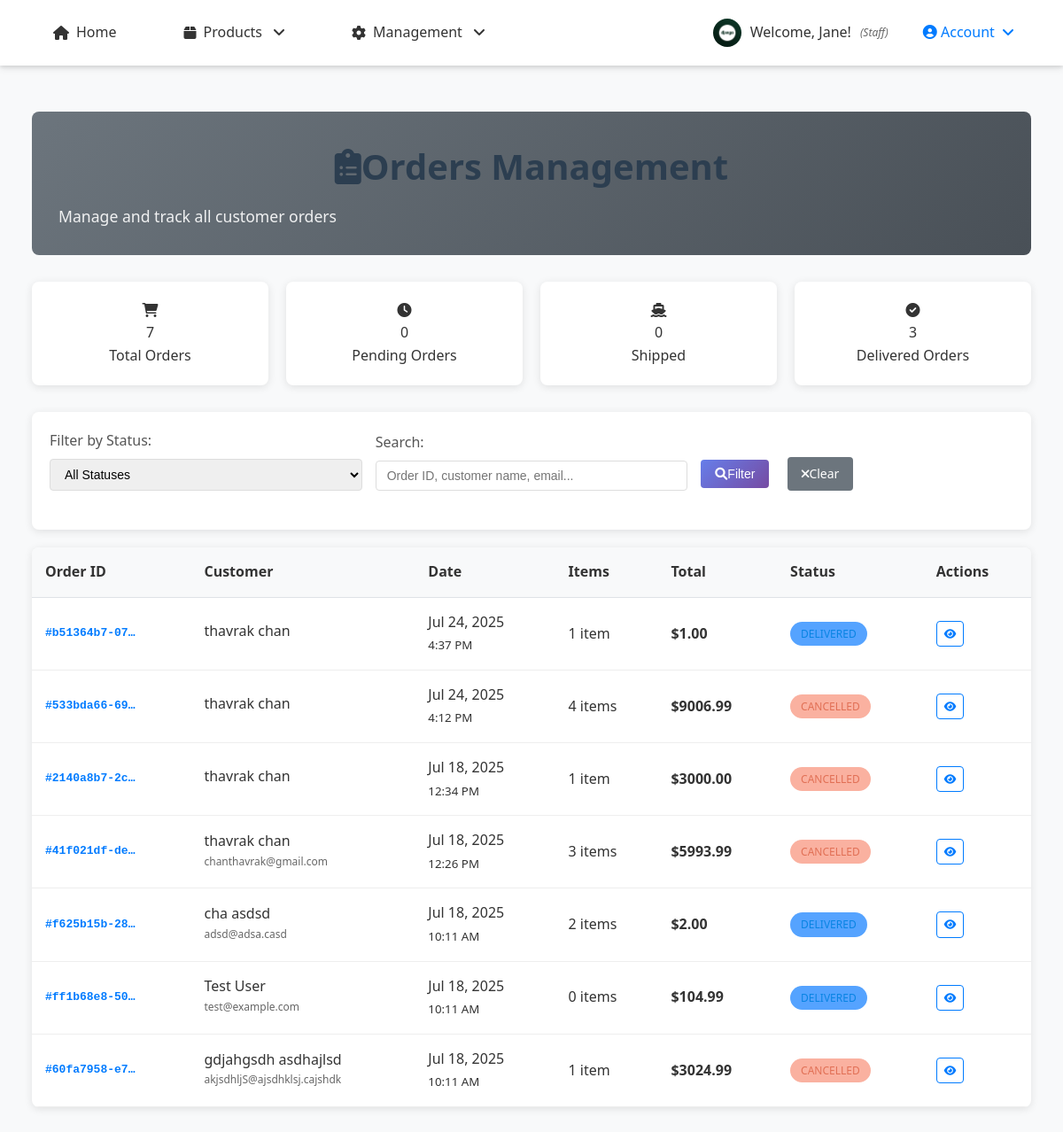
Page /orders/admin/ (signed in) on the committed database.
### accounts/models.py (models this page shows, shortened)
class UserProfile(models.Model):
    ROLE_CHOICES = [
        ('customer', 'Customer'),
        ('staff', 'Staff'),
        ('owner', 'Owner/Admin'),
    ]
    user = models.OneToOneField(User, on_delete=models.CASCADE, related_name='profile')
    phone_number = models.CharField(max_length=15, blank=True, null=True)
    address = models.TextField(blank=True, null=True)
    date_of_birth = models.DateField(blank=True, null=True)
    profile_picture = models.ImageField(upload_to='profiles/', blank=True, null=True)
    role = models.CharField(max_length=20, choices=ROLE_CHOICES, default='customer')
    billing_first_name = models.CharField(max_length=100, blank=True, null=True)
    billing_last_name = models.CharField(max_length=100, blank=True, null=True)
    billing_email = models.EmailField(blank=True, null=True)
    billing_phone = models.CharField(max_length=20, blank=True, null=True)
    billing_address = models.TextField(blank=True, null=True)
    billing_city = models.CharField(max_length=100, blank=True, null=True)
    billing_state = models.CharField(max_length=100, blank=True, null=True)
    billing_postal_code = models.CharField(max_length=20, blank=True, null=True)
    billing_country = models.CharField(max_length=100, blank=True, null=True)
    shipping_first_name = models.CharField(max_length=100, blank=True, null=True)
    shipping_last_name = models.CharField(max_length=100, blank=True, null=True)
    shipping_phone = models.CharField(max_length=20, blank=True, null=True)
    shipping_address = models.TextField(blank=True, null=True)
    shipping_city = models.CharField(max_length=100, blank=True, null=True)
    shipping_state = models.CharField(max_length=100, blank=True, null=True)
    shipping_postal_code = models.CharField(max_length=20, blank=True, null=True)
    shipping_country = models.CharField(max_length=100, blank=True, null=True)
    created_at = models.DateTimeField(auto_now_add=True)
    updated_at = models.DateTimeField(auto_now=True)
    def can_access_admin(self):
        return self.role == 'owner' or self.user.is_superuser
    def can_manage_products(self):
        return self.role in ['staff', 'owner'] or self.user.is_superuser
    def can_access_dashboard(self):
        return self.role in ['staff', 'owner'] or self.user.is_superuser
    class Meta:
        verbose_name = "User Profile"
        verbose_name_plural = "User Profiles"

### orders/models.py (models this page shows, shortened)
class Order(models.Model):
    ORDER_STATUS_CHOICES = [
        ('pending', 'Pending'),
        ('confirmed', 'Confirmed'),
        ('processing', 'Processing'),
        ('shipped', 'Shipped'),
        ('delivered', 'Delivered'),
        ('cancelled', 'Cancelled'),
        ('refunded', 'Refunded'),
    ]
    order_id = models.UUIDField(default=uuid.uuid4, unique=True, editable=False)
    user = models.ForeignKey(User, on_delete=models.CASCADE, related_name='orders')
    status = models.CharField(max_length=20, choices=ORDER_STATUS_CHOICES, default='pending')
    first_name = models.CharField(max_length=100)
    last_name = models.CharField(max_length=100)
    email = models.EmailField()
    phone = models.CharField(max_length=20)
    shipping_first_name = models.CharField(max_length=100, blank=True)
    shipping_last_name = models.CharField(max_length=100, blank=True)
    shipping_phone = models.CharField(max_length=20, blank=True)
    shipping_address = models.TextField()
    shipping_city = models.CharField(max_length=100)
    shipping_state = models.CharField(max_length=100)
    shipping_postal_code = models.CharField(max_length=20)
    shipping_country = models.CharField(max_length=100, default='Cambodia')
    total_amount = models.DecimalField(max_digits=10, decimal_places=2)
    shipping_cost = models.DecimalField(max_digits=10, decimal_places=2, default=0.00)
    tax_amount = models.DecimalField(max_digits=10, decimal_places=2, default=0.00)
    created_at = models.DateTimeField(auto_now_add=True)
    updated_at = models.DateTimeField(auto_now=True)
    order_notes = models.TextField(blank=True, null=True)
    class Meta:
        ordering = ['-created_at']
    @property
    def grand_total(self):
        from decimal import Decimal
        total = Decimal(str(self.total_amount)) if self.total_amount else Decimal('0.00')
        shipping = Decimal(str(self.shipping_cost)) if self.shipping_cost else Decimal('0.00')
        tax = Decimal(str(self.tax_amount)) if self.tax_amount else Decimal('0.00')
        return total + shipping + tax
    @property
    def total_items(self):
        return sum(item.quantity for item in self.order_items.all())

class OrderItem(models.Model):
    order = models.ForeignKey(Order, on_delete=models.CASCADE, related_name='order_items')
    product = models.ForeignKey(Product, on_delete=models.CASCADE)
    quantity = models.PositiveIntegerField(default=1)
    price = models.DecimalField(max_digits=10, decimal_places=2)  # Price at time of order
    created_at = models.DateTimeField(auto_now_add=True)

### orders/views.py (the view, shortened to what this page needs)
# urls.py: path('admin/', views.admin_order_list, name='admin_order_list'),
@login_required
def admin_order_list(request):
    if not request.user.is_staff:
        messages.error(request, 'Access denied. Staff privileges required.')
        return redirect('store:home')
    status_filter = request.GET.get('status', '')
    search_query = request.GET.get('search', '')
    orders = Order.objects.select_related('user').prefetch_related(
        'order_items__product',
        'payment'
    )
    from django.db.models import Count
    all_orders_stats = Order.objects.values('status').annotate(count=Count('id'))
    status_dict = {item['status']: item['count'] for item in all_orders_stats}
    total_orders = Order.objects.count()
    pending_orders = status_dict.get('pending', 0)
    confirmed_orders = status_dict.get('confirmed', 0)
    processing_orders = status_dict.get('processing', 0)
    shipped_orders = status_dict.get('shipped', 0)
    delivered_orders = status_dict.get('delivered', 0)
    cancelled_orders = status_dict.get('cancelled', 0)
    refunded_orders = status_dict.get('refunded', 0)
    if status_filter:
        orders = orders.filter(status=status_filter)
    orders = orders.order_by('-created_at')
    context = {
        'orders': orders,
        'status_filter': status_filter,
        'search_query': search_query,
        'order_status_choices': Order.ORDER_STATUS_CHOICES,
        'total_orders': total_orders,
        'pending_orders': pending_orders,
        'confirmed_orders': confirmed_orders,
        'processing_orders': processing_orders,
        'shipped_orders': shipped_orders,
        'delivered_orders': delivered_orders,
        'cancelled_orders': cancelled_orders,
        'refunded_orders': refunded_orders,
    }
    return render(request, 'orders/admin/order_list.html', context)

### orders/templates/orders/admin/order_list.html (shortened to what this page needs)
{% extends 'base.html' %}
{% load static %}
{% block content %}
<div class="admin-container">
    <div class="admin-header">
        <h1 class="admin-title">
            <i class="fas fa-clipboard-list me-3"></i>Orders Management
        </h1>
        <p class="admin-subtitle">Manage and track all customer orders</p>
    </div>
    <div class="stats-grid">
    <div class="stat-card revenue">
        <div class="icon"><i class="fas fa-shopping-cart"></i></div>
        <div class="value">{{ total_orders }}</div>
        <div class="label">Total Orders</div>
    </div>
    <div class="stat-card orders">
        <div class="icon"><i class="fas fa-clock"></i></div>
        <div class="value">{{ pending_orders }}</div>
        <div class="label">Pending Orders</div>
    </div>
    <div class="stat-card average">
        <div class="icon"><i class="fas fa-ship"></i></div>
        <div class="value">{{ shipped_orders }}</div>
        <div class="label">Shipped</div>
    </div>
    <div class="stat-card customers">
        <div class="icon"><i class="fas fa-check-circle"></i></div>
        <div class="value">{{ delivered_orders }}</div>
        <div class="label">Delivered Orders</div>
    </div>
</div>
    <div class="filters-section">
        <form method="GET" class="filters-form">
            <div class="form-group">
                <label for="status" class="form-label">Filter by Status:</label>
                <select name="status" id="status" class="form-control">
                    <option value="">All Statuses</option>
                </select>
            </div>
            <div class="form-group">
                <label for="search" class="form-label">Search:</label>
                <input type="text" name="search" id="search" class="form-control"
                       placeholder="Order ID, customer name, email..."
                       value="{{ search_query }}">
            </div>
            <div class="form-group">
                <button type="submit" class="btn btn-primary">
                    <i class="fas fa-search me-1"></i>Filter
                </button>
                <a href="{% url 'orders:admin_order_list' %}" class="btn btn-secondary">
                    <i class="fas fa-times me-1"></i>Clear
                </a>
            </div>
        </form>
    </div>
    {% if orders %}
    <div class="orders-table">
        <table class="table">
            <thead>
                <tr>
                    <th>Order ID</th>
                    <th>Customer</th>
                    <th>Date</th>
                    <th>Items</th>
                    <th>Total</th>
                    <th>Status</th>
                    <th>Actions</th>
                </tr>
            </thead>
            <tbody>
                {% for order in orders %}
                <tr>
                    <td>
                        <div class="order-id">#{{ order.order_id|truncatechars:12 }}</div>
                    </td>
                    <td>
                        <div class="customer-info">
                            <div class="customer-name">{{ order.first_name }} {{ order.last_name }}</div>
                            <div class="customer-email">{{ order.email }}</div>
                        </div>
                    </td>
                    <td>
                        <div>{{ order.created_at|date:"M d, Y" }}</div>
                        <small class="text-muted">{{ order.created_at|time:"g:i A" }}</small>
                    </td>
                    <td>
                        {{ order.total_items }} item{{ order.total_items|pluralize }}
                    </td>
                    <td>
                        <strong>${{ order.grand_total }}</strong>
                    </td>
                    <td>
                        <span class="status-badge status-{{ order.status }}">
                            {{ order.get_status_display }}
                        </span>
                    </td>
                    <td>
                        <div class="action-buttons">
                            <a href="{% url 'orders:admin_order_detail' order.order_id %}"
                               class="btn btn-outline-primary btn-sm">
                                <i class="fas fa-eye"></i>
                            </a>
                        </div>
                    </td>
                </tr>
                {% endfor %}
            </tbody>
        </table>
    </div>
    {% endif %}
</div>
{% endblock %}

### store/templates/base.html (shortened to what this page needs)
{% load static %}
<!DOCTYPE html>
<html lang="en">
<head>
    <link rel="stylesheet" href="https://cdnjs.cloudflare.com/ajax/libs/font-awesome/6.0.0/css/all.min.css">
    <link rel="stylesheet" href="{% static 'store/css/style.css' %}">
</head>
<body>
    <header>
        <nav>
            <ul>
                <li><a href="{% url 'store:home' %}">
                    <i class="fas fa-home"></i> Home
                </a></li>
                <li class="dropdown">
                    <a href="#" class="dropdown-toggle">
                        <i class="fas fa-box"></i> Products
                    </a>
                </li>
                {% if user.is_authenticated %}
                    {% if user.profile.role == 'staff' or user.profile.role == 'owner' %}
                        <li class="dropdown">
                            <a href="#" class="dropdown-toggle">
                                <i class="fas fa-cog"></i> Management
                            </a>
                        </li>
                    {% endif %}
                {% endif %}
            </ul>
            <div class="auth-nav">
                {% if user.is_authenticated %}
                    <div class="user-info">
                        {% if user.profile.profile_picture %}
                            <img src="{{ user.profile.profile_picture.url }}" alt="Profile" class="user-avatar">
                        {% else %}
                            <div class="user-default-avatar">
                                {{ user.first_name|first|default:user.username|first }}
                            </div>
                        {% endif %}
                        <span>Welcome, {{ user.first_name|default:user.username }}!</span>
                        <small class="user-role">({{ user.profile.get_role_display }})</small>
                    </div>
                    <div class="dropdown">
                        <a href="#" class="dropdown-toggle" style="color: #007bff; font-weight: 500;">
                            <i class="fas fa-user-circle"></i> Account
                        </a>
                    </div>
                {% endif %}
            </div>
        </nav>
    </header>
    <main>
        <div class="container">
            {% block content %}
            {% endblock %}
        </div>
    </main>
</body>
</html>

### rows in the picture
Order: order_id "b51364b7-07…", first_name "thavrak", last_name "chan", created_at "Jul 24, 2025", created_at "4:37 PM", total_items "1", grand_total "1.00", status "DELIVERED"
Order: order_id "533bda66-69…", first_name "thavrak", last_name "chan", created_at "Jul 24, 2025", created_at "4:12 PM", total_items "4", grand_total "9006.99", status "CANCELLED"
Order: order_id "2140a8b7-2c…", first_name "thavrak", last_name "chan", created_at "Jul 18, 2025", created_at "12:34 PM", total_items "1", grand_total "3000.00", status "CANCELLED"
Order: order_id "41f021df-de…", first_name "thavrak", last_name "chan", email "chanthavrak@gmail.com", created_at "Jul 18, 2025", created_at "12:26 PM", total_items "3", grand_total "5993.99", status "CANCELLED"
Order: order_id "f625b15b-28…", first_name "cha", last_name "asdsd", email "adsd@adsa.casd", created_at "Jul 18, 2025", created_at "10:11 AM", total_items "2", grand_total "2.00", status "DELIVERED"
Order: order_id "ff1b68e8-50…", first_name "Test", last_name "User", email "test@example.com", created_at "Jul 18, 2025", created_at "10:11 AM", total_items "0", grand_total "104.99", status "DELIVERED"
Order: order_id "60fa7958-e7…", first_name "gdjahgsdh", last_name "asdhajlsd", email "akjsdhljS@ajsdhklsj.cajshdk", created_at "Jul 18, 2025", created_at "10:11 AM", total_items "1", grand_total "3024.99", status "CANCELLED"

### other values in the picture
{{ user.first_name|default:user.username }} "Jane"
{{ user.profile.get_role_display }} "Staff"
{{ total_orders }} "7"
{{ pending_orders }} "0"
{{ shipped_orders }} "0"
{{ delivered_orders }} "3"
